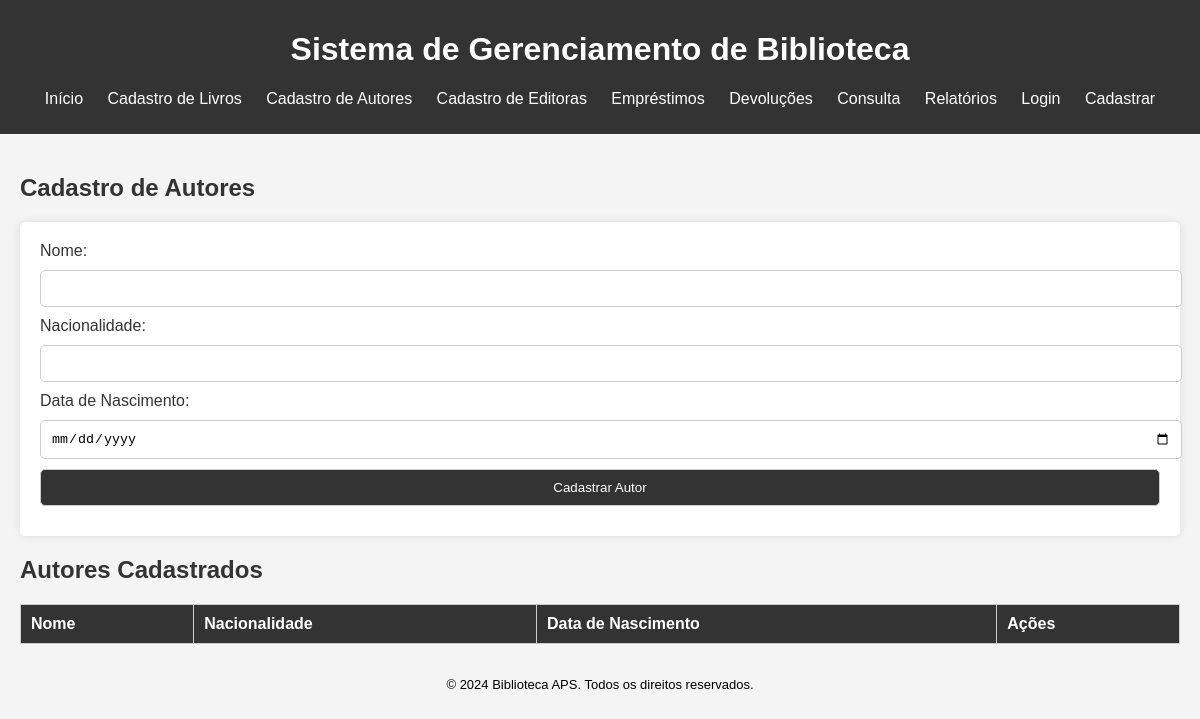
Before: /cadastro_autor with the older database file.
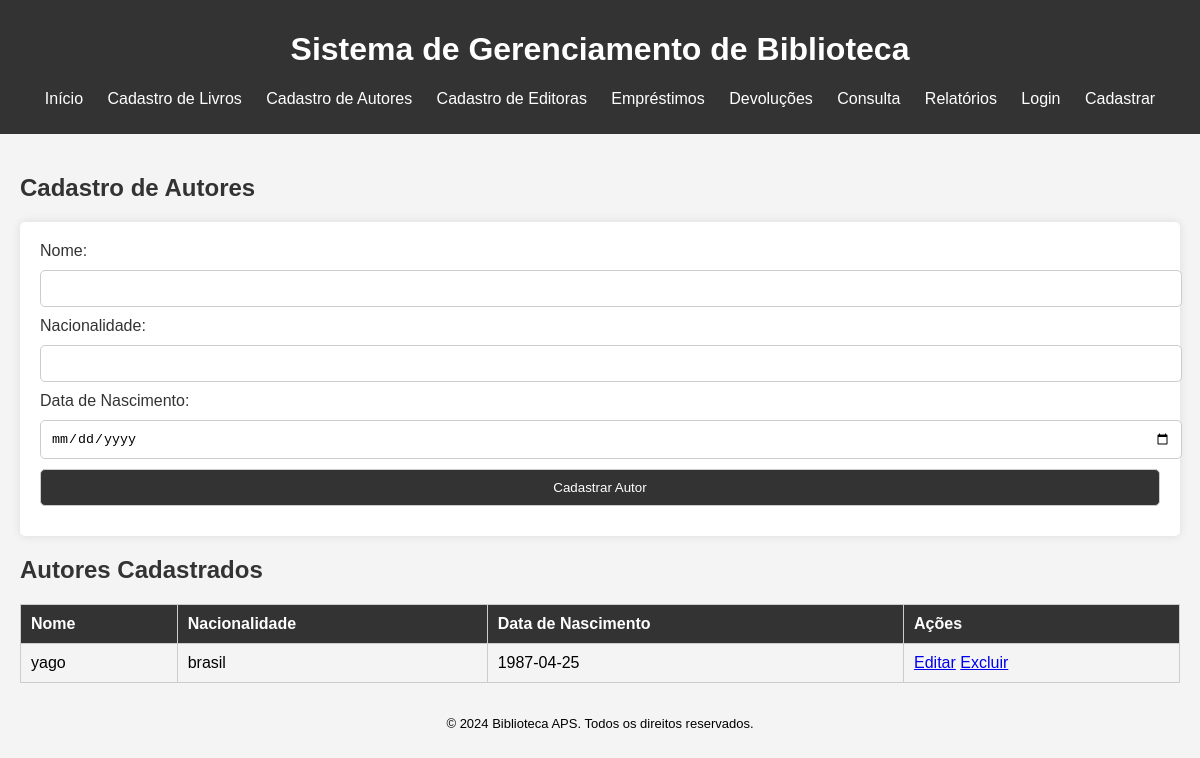
After: the same page with the newer database file.
### models.py (models this page shows)
class Autor(db.Model):
    id = db.Column(db.Integer, primary_key=True)
    nome = db.Column(db.String(100), nullable=False)
    nacionalidade = db.Column(db.String(50), nullable=False)
    data_nascimento = db.Column(db.Date, nullable=False)

### app.py (the view, shortened to what this page needs)
@app.route('/cadastro_autor', methods=['GET', 'POST'])
def cadastro_autor():
    if request.args.get('edit'):
        autor = Autor.query.get(request.args.get('edit'))
        autores = Autor.query.all()
        return render_template('cadastro_autor.html', autor=autor, autores=autores)
    if request.args.get('delete'):
        autor = Autor.query.get(request.args.get('delete'))
        db.session.delete(autor)
        db.session.commit()
        flash('Autor excluído com sucesso!')
        return redirect(url_for('cadastro_autor'))
    autores = Autor.query.all()
    return render_template('cadastro_autor.html', autores=autores)

### templates/cadastro_autor.html (shortened to what this page needs)
{% extends 'base.html' %}
{% block content %}
<h2>Cadastro de Autores</h2>
<form method="post">
    <label for="nome">Nome:</label>
    <input type="text" id="nome" name="nome" value="{{ autor.nome if autor else '' }}" required><br>
    <label for="nacionalidade">Nacionalidade:</label>
    <input type="text" id="nacionalidade" name="nacionalidade" value="{{ autor.nacionalidade if autor else '' }}" required><br>
    <label for="data_nascimento">Data de Nascimento:</label>
    <input type="date" id="data_nascimento" name="data_nascimento" value="{{ autor.data_nascimento if autor else '' }}" required><br>
    <button type="submit">{{ 'Atualizar' if autor else 'Cadastrar' }} Autor</button>
</form>
<h2>Autores Cadastrados</h2>
<table>
    <thead>
        <tr>
            <th>Nome</th>
            <th>Nacionalidade</th>
            <th>Data de Nascimento</th>
            <th>Ações</th>
        </tr>
    </thead>
    <tbody>
        {% for autor in autores %}
        <tr>
            <td>{{ autor.nome }}</td>
            <td>{{ autor.nacionalidade }}</td>
            <td>{{ autor.data_nascimento }}</td>
            <td>
                <a href="{{ url_for('cadastro_autor', edit=autor.id) }}">Editar</a>
                <a href="{{ url_for('cadastro_autor', delete=autor.id) }}" onclick="return confirm('Tem certeza que deseja excluir este autor?')">Excluir</a>
            </td>
        </tr>
        {% endfor %}
    </tbody>
</table>
{% endblock %}

Changed rows visible on the page:
added Autor: nome "yago", nacionalidade "brasil", data_nascimento "1987-04-25"
